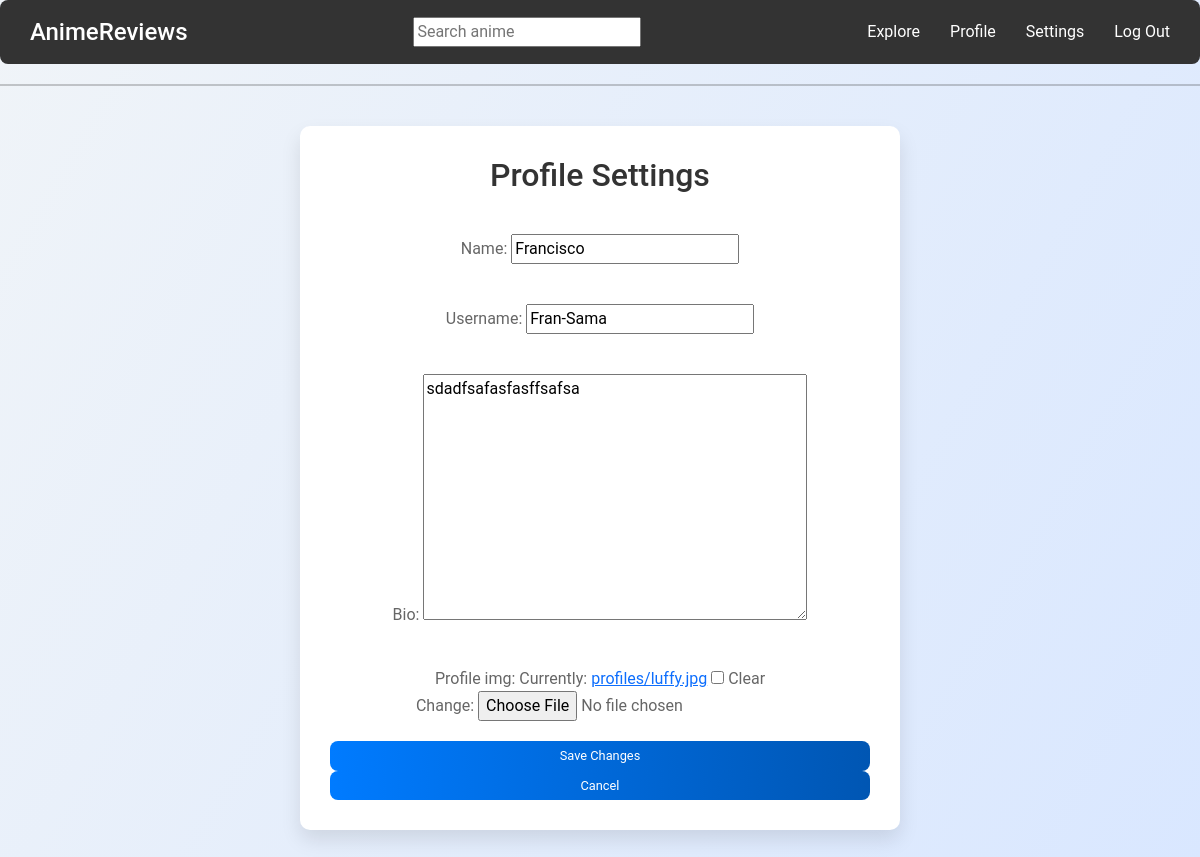
Page /users/profile/settings/ (signed in) on the committed database.
### users/models.py (models this page shows, shortened)
class Profile(models.Model):
    user = models.OneToOneField(User, on_delete=models.CASCADE, null=True,blank=True)
    id = models.UUIDField(default=uuid.uuid4, unique=True, primary_key=True, editable=False)
    name = models.CharField(max_length=200,null=True, blank=True)
    email = models.EmailField(max_length=200, unique=True,null=True, blank=True)
    username = models.CharField(max_length=200,null=True, blank=True)
    bio = models.TextField(max_length=500, blank=True,null=True)
    profile_img = models.ImageField(null=True, blank=True, upload_to='profiles/', default='profiles/user-default.png')
    favorites = models.ManyToManyField('reviews.Anime', related_name='favorited_by', blank=True)
    created = models.DateTimeField(auto_now_add=True)

### users/views.py (the view)
# urls.py: path('profile/settings/',views.profileSettings, name='settings'),
@login_required(login_url='login')
def profileSettings(request):
    profile = request.user.profile
    form = ProfileForm(instance=profile)
    if request.method == 'POST':
        form = ProfileForm(request.POST, request.FILES, instance=profile)
        if form.is_valid():
            form.save()
            messages.success(request,'Profile saved')
            return redirect('settings')
    context = {'form':form}
    return render(request,'users/settings.html',context)

### users/forms.py
class ProfileForm(ModelForm):
    class Meta:
        model = Profile
        fields = ['name','username','bio','profile_img']

### users/templates/users/settings.html (shortened to what this page needs)
{% extends 'base.html' %}
{% block content %}
<div class="auth-container">
    <h2>Profile Settings</h2>
    <form action="" method="POST" enctype="multipart/form-data" class="auth-form">
        {{ form.as_p }}
        <button type="submit" class="btn btn-small">Save Changes</button>
        <button type="button" class="btn cancel-btn btn-small" onclick="history.back()">Cancel</button>
    </form>
</div>
{% endblock %}

### static/css/styles.css (style rules this page uses)
body { font-family: 'Roboto', sans-serif; background: linear-gradient(120deg, #f0f4f8, #d9e7ff); margin: 0; padding: 0; }
.auth-container { max-width: 600px; margin: 40px auto; background: white; padding: 30px; border-radius: 10px; box-shadow: 0 10px 20px rgba(0, 0, 0, 0.1); }
h1, h2, h3 { text-align: center; color: #333; margin-bottom: 20px; }
.auth-form, .review-form { display: flex; flex-direction: column; }
.btn { background: linear-gradient(90deg, #007bff, #0056b3); color: white; padding: 12px; border: none; border-radius: 8px; font-size: 16px; cursor: pointer; transition: transform 0.2s, background-color 0.3s; }
.btn-small { padding: 5px 10px; font-size: 0.8em; }
.cancel-btn { background-color: #ccc; }
p { text-align: center; color: #666; font-size: 1em; margin: 20px 0; }

### rows in the picture
Profile: name "Francisco", username "Fran-Sama", bio "sdadfsafasfasffsafsa"
